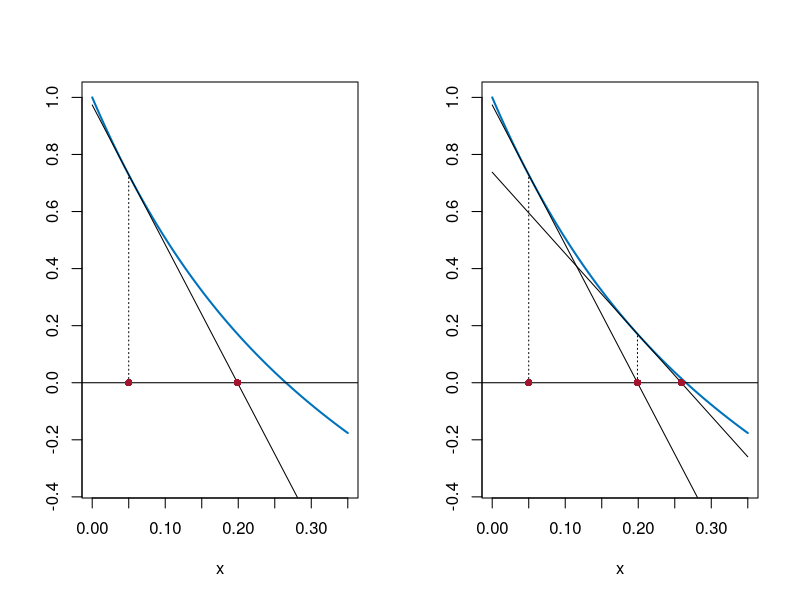

Generate this figure with R:
# Fig. 1.33: The first steps of Newton's method (book, Section 1.5, Eq. 1.44)
# x_{n+1} = x_n - g(x_n)/g'(x_n) for g(x) = exp(-5x) - x with x_0 = 0.05
# (c) 2026 Philipp Kügler · Program for the book "Dynamical Systems in the Life Sciences" · MIT License (see LICENSE)
g <- function(x) exp(-5 * x) - x
dg <- function(x) -5 * exp(-5 * x) - 1

x <- numeric(7); x[1] <- 0.05
for (k in 1:6) x[k + 1] <- x[k] - g(x[k]) / dg(x[k])
for (k in 1:7) cat(sprintf("x_%d = %.12f\n", k - 1, x[k]))   # the number of correct digits roughly doubles per step

xx <- seq(0, 0.35, length.out = 300)
par(mfrow = c(1, 2))
for (p in 1:2) {
  plot(xx, g(xx), type = "l", col = rgb(0, 0.447, 0.741), lwd = 2, xlim = c(0, 0.35), ylim = c(-0.35, 1), xlab = "x", ylab = "")
  abline(h = 0)
  for (j in 1:p) {                       # tangent at x_{j-1}, its root is x_j
    lines(xx, g(x[j]) + dg(x[j]) * (xx - x[j]))
    lines(c(x[j], x[j]), c(0, g(x[j])), lty = 3)
  }
  points(x[1:(p + 1)], rep(0, p + 1), pch = 16, col = rgb(0.64, 0.08, 0.18))
}
